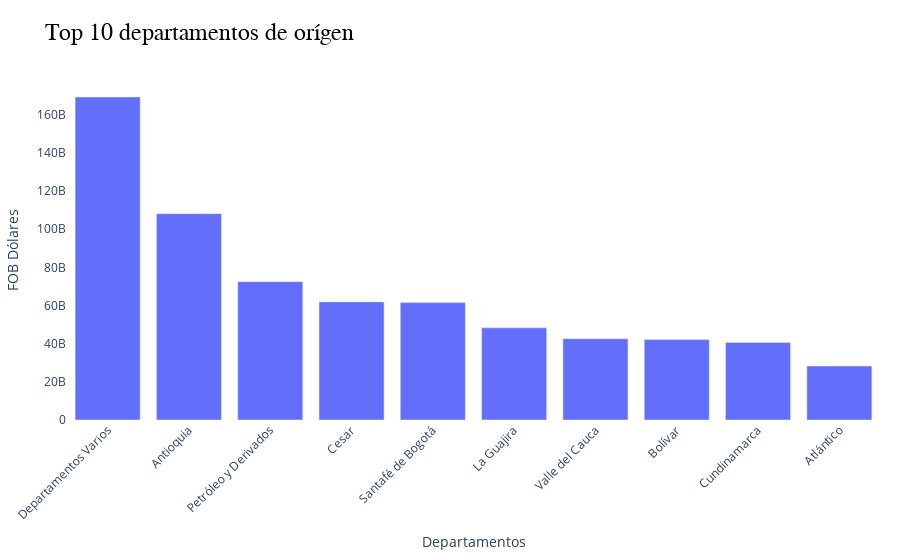

The code cell stored with this chart in its notebook:
### Code cell
fig = px.bar(top_departamentos,
             x='DEPTO',
             y='FOBDOL',
             title='Top 10 departamentos de orígen',
             labels={"DEPTO": "Departamentos", "FOBDOL": "FOB Dólares"}
             )
fig = estilo(fig)
fig.show()

### Figure 1 — Plotly figure (JSON) as saved in the notebook; plotly's stock layout.template omitted (floating-point values rounded to 4 significant figures)
{"data": [{"hovertemplate": "Departamentos=%{x}<br>FOB Dólares=%{y}<extra></extra>", "legendgroup": "", "marker": {"color": "#636efa", "pattern": {"shape": ""}}, "name": "", "orientation": "v", "showlegend": false, "textposition": "auto", "type": "bar", "x": ["Departamentos Varios", "Antioquia", "Petróleo y Derivados", "Cesar", "Santafé de Bogotá", "La Guajira", "Valle del Cauca", "Bolívar", "Cundinamarca", "Atlántico"], "xaxis": "x", "y": [169200000000.0, 108100000000.0, 72490000000.0, 61890000000.0, 61510000000.0, 48280000000.0, 42540000000.0, 42110000000.0, 40660000000.0, 28260000000.0], "yaxis": "y"}], "layout": {"barmode": "relative", "legend": {"tracegroupgap": 0}, "margin": {"b": 120, "l": 40, "r": 20, "t": 80}, "paper_bgcolor": "white", "plot_bgcolor": "white", "showlegend": false, "title": {"font": {"color": "black", "family": "Arial", "size": 24}, "text": "Top 10 departamentos de orígen"}, "xaxis": {"anchor": "y", "domain": [0, 1], "tickangle": -45, "tickfont": {"size": 12}, "title": {"text": "Departamentos"}}, "yaxis": {"anchor": "x", "domain": [0, 1], "tickfont": {"size": 12}, "title": {"text": "FOB Dólares"}}}}
